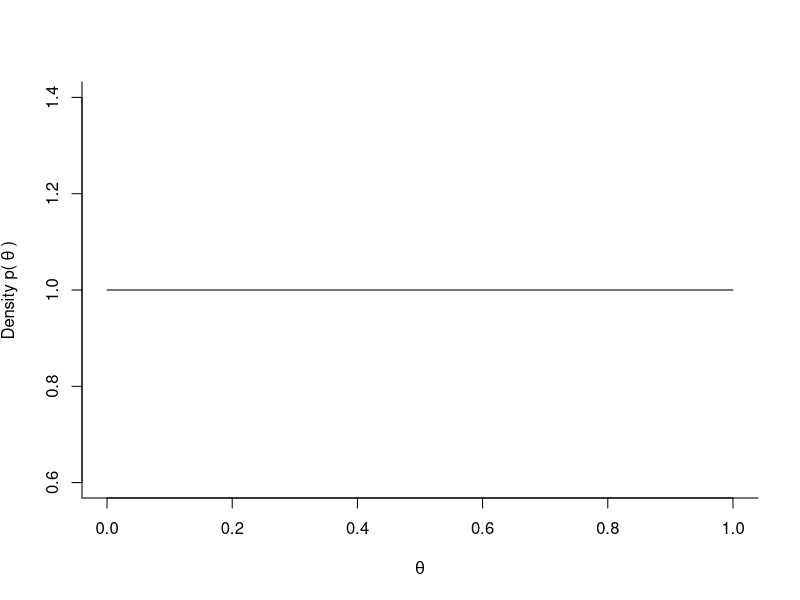
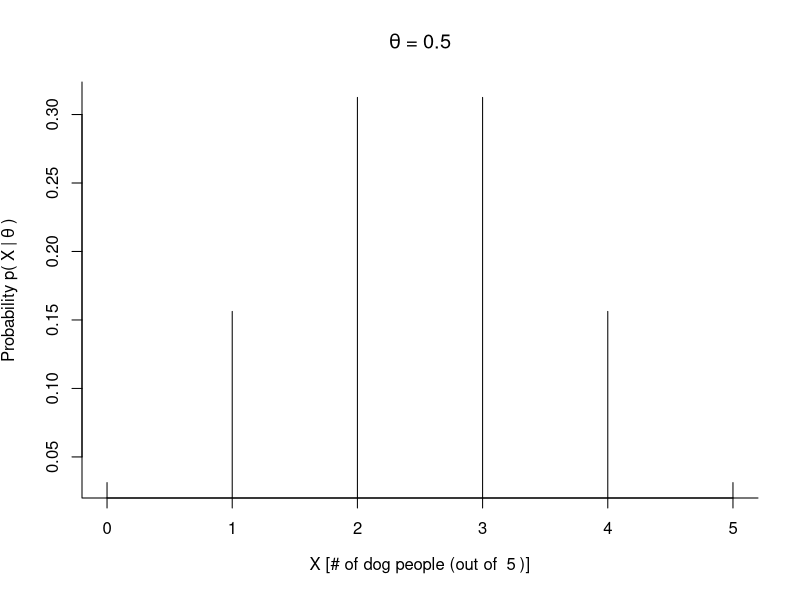
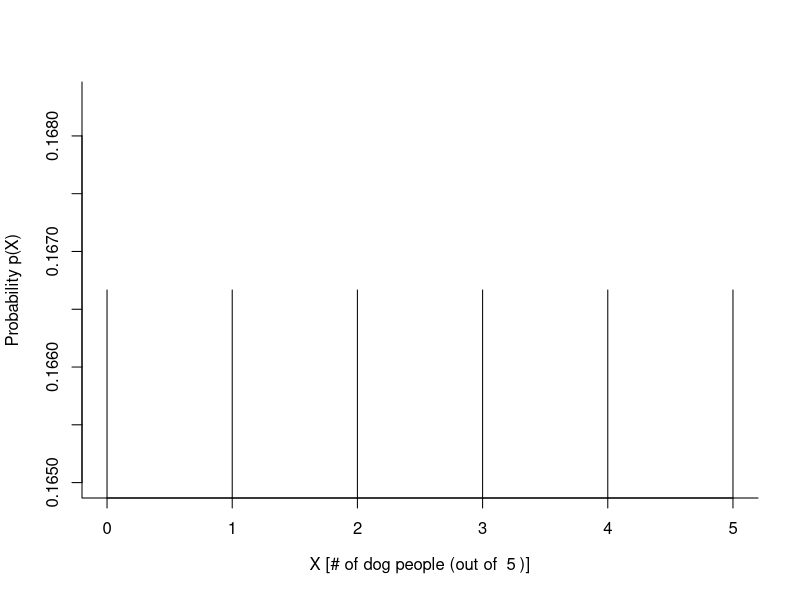
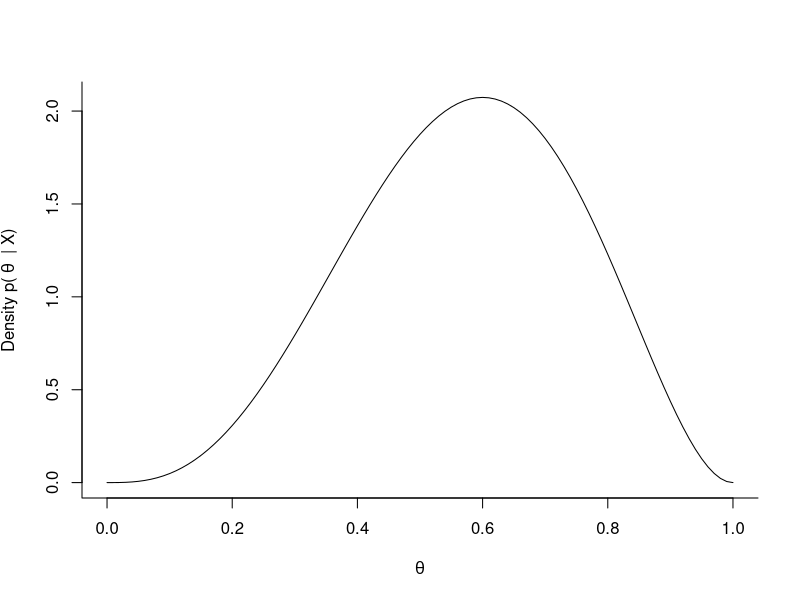
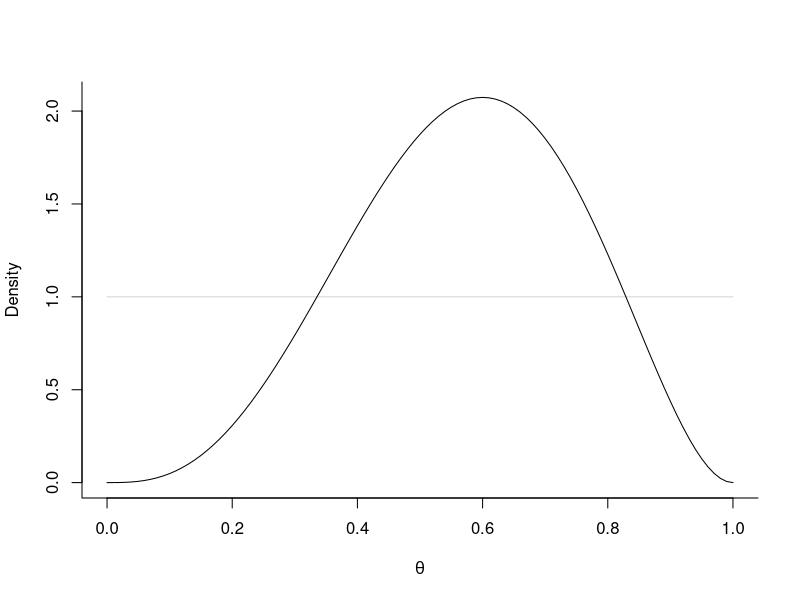

Here is the R script that generated these plots, in order:
## ---- chunk 1
#| output: false
library(tidyverse)
library(magrittr)
theme_set(theme_bw())
set.seed(2020)
## ---- chunk 2
#### Specify your prior distribution ####

# Change the shape parameters to find the prior distribution that represents
# your belief best. 
# Remember: theta = 0 = 0% dog people; theta = 1 = 100% dog people

shape1 <- 1
shape2 <- 1

curve(dbeta(x, shape1, shape2),
      bty="l",
      xlab = bquote(theta),
      ylab=bquote("Density p("~theta~")"))
## ---- chunk 3
#### The likelihood ####

n_observations <- 5
theta <- 0.5

plot(0:n_observations, 
     dbinom(0:n_observations, size=n_observations, prob=theta),
     xlab=bquote("X [# of dog people (out of "~.(n_observations)~")]"),
     ylab=bquote("Probability p("~X~"|"~theta~")"),
     type="h",
     bty="l",
     main=bquote(theta~"="~.(theta)))
## ---- chunk 4
### The prior predictive distribution ####

ppred <- rep(NA, n_observations+1)

for(i in 0:n_observations){
  
  integrand <- function(theta){
    dbinom(i,n_observations,theta) * dbeta(theta,shape1,shape2)
  }
  
  ppred[i+1] <- integrate(integrand, lower = 0, upper = 1)$value
  
}

plot(c(0:n_observations), ppred,
     bty="l",
     xlab=bquote("X [# of dog people (out of "~.(n_observations)~")]"),
     ylab = "Probability p(X)",
     type="h",
     bty="l")
## ---- chunk 5
### Observed data ####

dogpeople <- c(0,0,1,1,1)

#### Posterior distribution ####

# Marginal likelihood

integrand <- function(theta){
  dbinom(sum(dogpeople),length(dogpeople),theta) * dbeta(theta,shape1,shape2)
}

(ML <- integrate(integrand, lower = 0, upper = 1)$value)

# Posterior distribution

posterior <- function(theta){
  dbinom(sum(dogpeople),length(dogpeople),theta) * dbeta(theta,shape1,shape2) / ML
}

curve(posterior(x),
      xlab=bquote(theta),
      ylab=bquote("Density p("~theta~" | X)"),
      bty="l")
## ---- chunk 6
# Plot prior and posterior for comparison

# Prior and posterior maximum 
# (this is only to scale the y-axis - no need to worry if you don't understand
# this bit)
prior_mode <- (shape1-1)/(shape1+shape2-2)
posterior_mode <- (shape1+sum(dogpeople)-1)/(shape1+shape2+length(dogpeople)-2)

prior_max <- ifelse(is.nan(prior_mode), 1, dbeta(prior_mode, shape1, shape2))
posterior_max <- dbeta(posterior_mode, 
                       shape1 + sum(dogpeople), 
                       shape2 + length(dogpeople) - sum(dogpeople))

# The plot
curve(dbeta(x, shape1, shape2),
      bty="l",
      xlab = bquote(theta),
      ylab="Density",
      col="lightgrey",
      ylim = c(0, max(c(prior_max, posterior_max))))

curve(posterior(x),
      bty="l",
      xlab = bquote(theta),
      ylab = "Density", 
      add = TRUE)
## ---- chunk 7
#### The credible interval ####

# Cumulative density function of the posterior
posterior_CDF <- function(theta){
  integrate(posterior, lower = 0, upper = theta)$value
}

# Which values of theta cut off 2.5% at either end of the posterior? These
# values mark the 95% central credible interval.

lower_bound <- optimize(function(x) (posterior_CDF(x)-0.025)^2,
                        lower = 0, upper = 1)$minimum
upper_bound <- optimize(function(x) (posterior_CDF(x)-0.975)^2,
                        lower = 0, upper = 1)$minimum

lower_bound
upper_bound
## ---- chunk 8
### The Bayes factor ####

# Here, we compare the binomial model with the dispersed prior against a model
# where the binomial parameter is fixed to a constant. However, it would also
# be possible to compare two models with different dispersed priors or even
# non-nested models.

# Compute the marginal likelihoods (ML_1 was computed earlier)
ML_1 <- ML 
ML_2 <- dbinom(sum(dogpeople), length(dogpeople), prob = 0.5)

# Compute the Bayes factor
BF12 <- ML_1 / ML_2
## ---- chunk 9
#### Posterior model odds ####

# First, define your prior model odds
prior_prob_M1 <- 0.5
prior_prob_M2 <- 0.5
prior_model_odds <- prior_prob_M1 / prior_prob_M2

# Then, update with the Bayes factor
posterior_model_odds <- prior_model_odds * BF12
